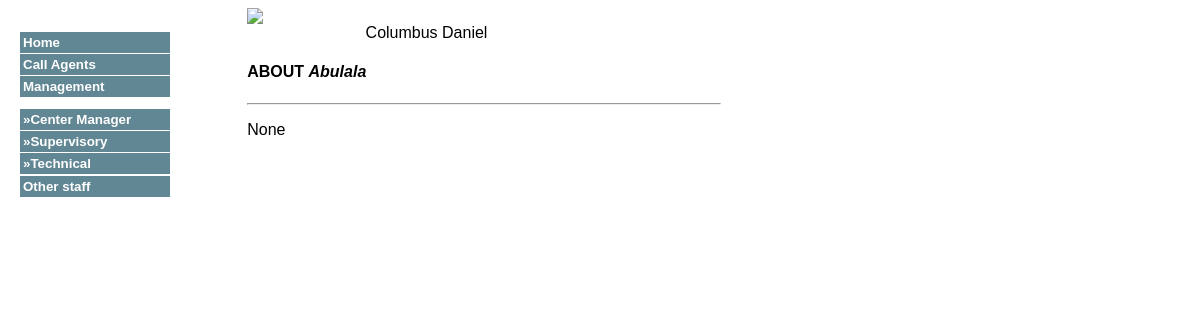
Page /uyoecc/9/ on the committed database.
### staff/models.py (models this page shows)
class CommonInfo(models.Model):
    marital_choices = [('S', 'Single'), ('M', 'Married'),
            ('D', 'Divorced'), ('E', 'Engaged'),
            ('C', 'Complicated')]
    gender_choices = [('F', 'Female'), ('M', 'Male')]
    first_name = models.CharField(max_length=50)
    last_name = models.CharField(max_length=50)
    date_of_birth = models.DateField(blank=True, null=True)
    gender = models.CharField(max_length=10,
            choices=gender_choices)
    marital_status = models.CharField(max_length=20,
            choices=marital_choices)
    residential_address = models.CharField(max_length=100,
            blank=True, null=True)
    email_address = models.EmailField(blank=True, null=True)
    nickname = models.CharField(max_length=50,
            blank=True, null=True)
    hobbies = models.CharField(max_length=50,
            blank=True, null=True)
    favourite_food = models.CharField(max_length=100,
            blank=True, null=True)
    photo = models.ImageField(upload_to='staff/static/pictures',
            blank=True, null=True)
    about_me = models.TextField(blank=True, null=True)
    class Meta:
        abstract = True
        ordering = ['first_name']

class Agent(CommonInfo):
    grouping = [('Team A', 'A'), ('Team B', 'B')]
    team = models.CharField(max_length=10,
            choices=grouping)

### staff/views.py (the view)
# urls.py: path('<int:id>/', views.agent_detail, name='agent_detail'),
def agent_detail(request, id):
    agent = get_object_or_404(Agent, id=id)
    return render(request, 'staff/agents/detail.html',
            {'agent': agent})

### staff/templates/staff/agents/detail.html (shortened to what this page needs)
{% extends "staff/base.html" %}
{% load static %}
{% block content %}
	<div style="float:left; width:20%; height:20%"><img src="{% static
		    "pictures/" %}" />{{ agent.photo }}
	</div>
	<div style="float;left; width:80%">
		<p>{{ agent.first_name }} {{ agent.last_name }}</p>
		<h4>ABOUT <em>{{ agent.nickname }}</em></h4>
		<hr style='margin-top:0%'/>
		<p>{{ agent.about_me }}</p>
	</div>
{% endblock %}

### staff/static/css/styles.css (style rules this page uses)
body { font: 12pt Verdana, Arial, Georgia, sans-serif; }

### rows in the picture
Agent: first_name "Columbus", last_name "Daniel", nickname "Abulala", about_me "None"
